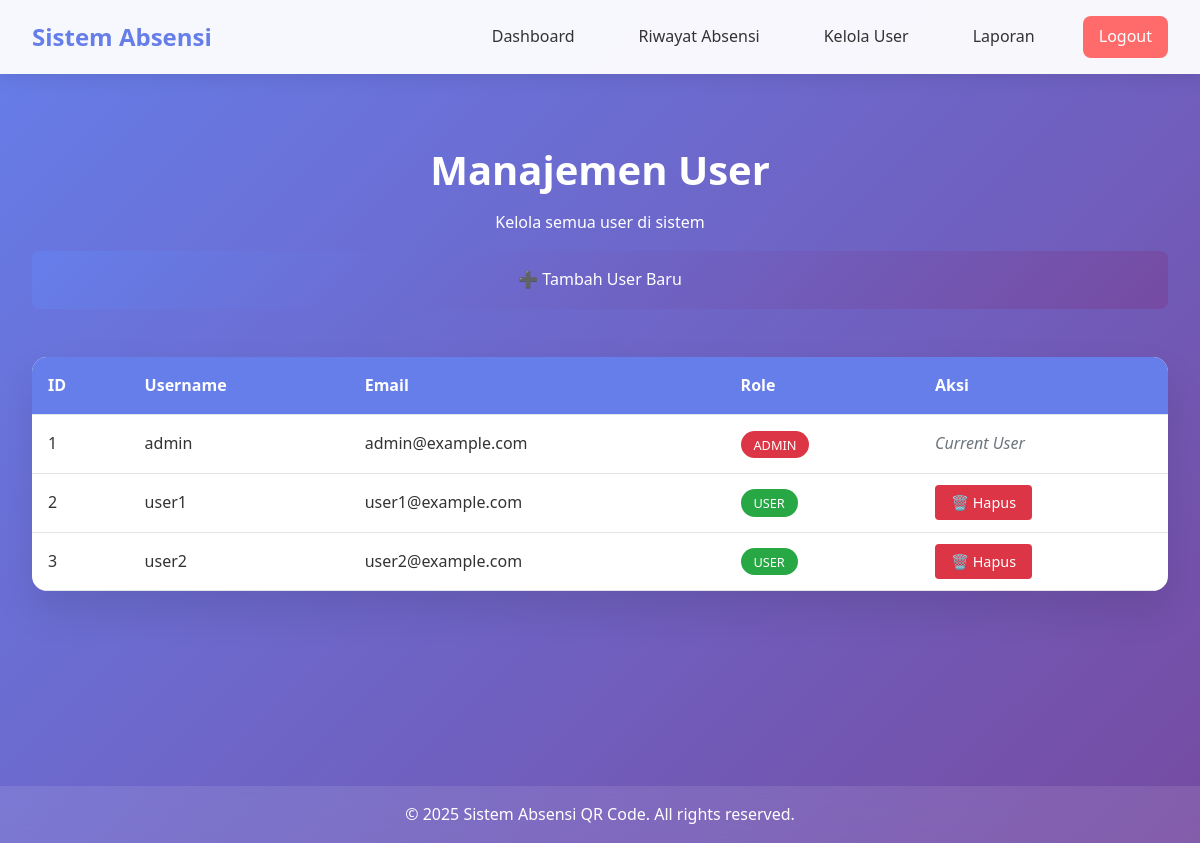
The app's page /manage_users (signed in) with its own data.
### app.py (models this page shows)
class User(UserMixin, db.Model):
    id = db.Column(db.Integer, primary_key=True)
    username = db.Column(db.String(80), unique=True, nullable=False)
    email = db.Column(db.String(120), unique=True, nullable=False)
    password_hash = db.Column(db.String(120), nullable=False)
    is_admin = db.Column(db.Boolean, default=False)
    attendances = db.relationship('Attendance', backref='user', lazy=True)

### app.py (the view)
@app.route('/manage_users')
@login_required
def manage_users():
    if not current_user.is_admin:
        flash('Akses ditolak! Hanya admin yang dapat mengelola user.')
        return redirect(url_for('dashboard'))
    users = User.query.all()
    total_users = len(users)
    total_admins = len([u for u in users if u.is_admin])
    total_regular_users = total_users - total_admins
    return render_template('manage_users.html',
                         users=users,
                         total_users=total_users,
                         total_admins=total_admins,
                         total_regular_users=total_regular_users)

### app.py (called while the page is built)
@login_manager.user_loader
def load_user(user_id):
    return User.query.get(int(user_id))

### templates/manage_users.html (shortened to what this page needs)
{% extends "base.html" %}
{% block content %}
<div class="manage-users-container">
    <div class="page-header">
        <h1>Manajemen User</h1>
        <p>Kelola semua user di sistem</p>
        <a href="{{ url_for('register') }}" class="btn btn-primary">➕ Tambah User Baru</a>
    </div>
    <div class="users-table-container">
        <table class="users-table">
            <thead>
                <tr>
                    <th>ID</th>
                    <th>Username</th>
                    <th>Email</th>
                    <th>Role</th>
                    <th>Aksi</th>
                </tr>
            </thead>
            <tbody>
                {% for user in users %}
                <tr>
                    <td>{{ user.id }}</td>
                    <td>{{ user.username }}</td>
                    <td>{{ user.email }}</td>
                    <td>
                        <span class="role-badge {% if user.is_admin %}admin{% else %}user{% endif %}">
                            {% if user.is_admin %}Admin{% else %}User{% endif %}
                        </span>
                    </td>
                    <td>
                        {% if user.id != current_user.id %}
                        <a href="{{ url_for('delete_user', user_id=user.id) }}"
                           class="btn-delete"
                           onclick="return confirm('Yakin ingin menghapus user {{ user.username }}?')">
                           🗑️ Hapus
                        </a>
                        {% else %}
                        <span class="current-user">Current User</span>
                        {% endif %}
                    </td>
                </tr>
                {% endfor %}
            </tbody>
        </table>
    </div>
</div>
{% endblock %}

### static/css/style.css (style rules this page uses)
* { margin: 0; padding: 0; box-sizing: border-box; }
body { font-family: 'Segoe UI', Tahoma, Geneva, Verdana, sans-serif; line-height: 1.6; color: #333; background: linear-gradient(135deg, #667eea 0%, #764ba2 100%); min-height: 100vh; }
.btn { display: inline-block; padding: 1rem 2rem; border: none; border-radius: 8px; font-size: 1rem; font-weight: 500; text-decoration: none; cursor: pointer; transition: all 0.3s ease; text-align: center; }
.btn-primary { background: linear-gradient(135deg, #667eea 0%, #764ba2 100%); color: white; width: 100%; }
.page-header { text-align: center; margin-bottom: 3rem; color: white; }
.page-header h1 { font-size: 2.5rem; margin-bottom: 0.5rem; }

### templates/manage_users.html (style rules this page uses)
.manage-users-container { max-width: 1200px; margin: 0 auto; padding: 2rem; }
.page-header { text-align: center; margin-bottom: 3rem; color: white; }
.page-header h1 { font-size: 2.5rem; margin-bottom: 0.5rem; }
.page-header .btn { margin-top: 1rem; }
.users-table-container { background: white; border-radius: 15px; overflow: hidden; box-shadow: 0 20px 40px rgba(0, 0, 0, 0.1); }
.users-table { width: 100%; border-collapse: collapse; }
.users-table th, .users-table td { padding: 1rem; text-align: left; border-bottom: 1px solid #e1e5e9; }
.users-table th { background: #667eea; color: white; font-weight: 600; }
.role-badge { padding: 0.3rem 0.8rem; border-radius: 20px; font-size: 0.8rem; font-weight: 500; text-transform: uppercase; }
.role-badge.admin { background: #dc3545; color: white; }
.role-badge.user { background: #28a745; color: white; }
.btn-delete { background: #dc3545; color: white; padding: 0.5rem 1rem; border-radius: 4px; text-decoration: none; font-size: 0.9rem; }
.current-user { color: #6c757d; font-style: italic; }

### records on screen
User: id "1", username "admin", email "admin@example.com", is_admin "ADMIN", shows "Current User"
User: id "2", username "user1", email "user1@example.com", is_admin "USER"
User: id "3", username "user2", email "user2@example.com", is_admin "USER"
